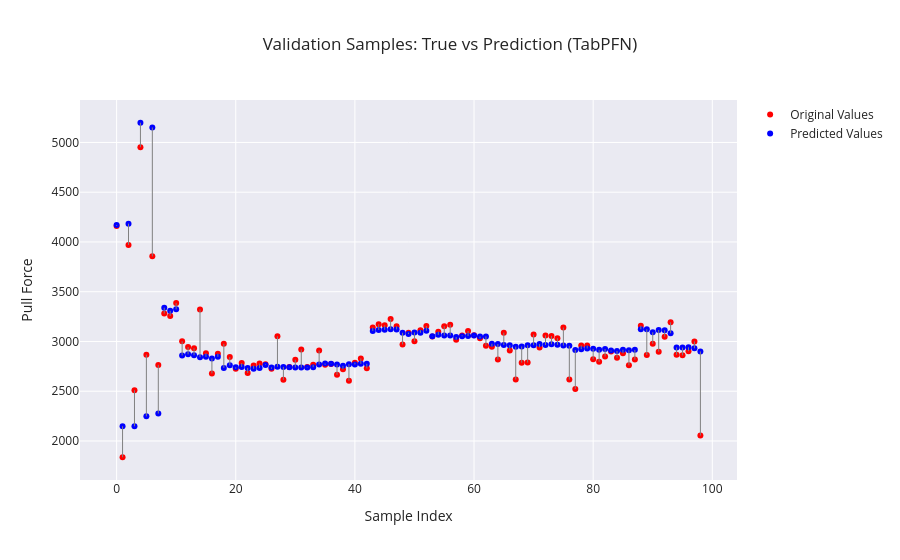

Notebook cell for this chart:
### Markdown cell above
# Check Validation Data

### Code cell
# Convert to numpy arrays (if not already)
true_vals = np.array(y_dev).ravel()
pred_vals = np.array(predictions).ravel()

# Sample index for plotting
sample_idx = np.arange(len(true_vals))

# Plot
fig = go.Figure()

fig.add_trace(go.Scatter(
    x=sample_idx, y=true_vals, mode="markers",
    name="Original Values", marker=dict(color="red", size=6)
))

fig.add_trace(go.Scatter(
    x=sample_idx, y=pred_vals, mode="markers",
    name="Predicted Values", marker=dict(color="blue", size=6)
))

# Connecting lines (one per sample) 
for i in range(len(sample_idx)): 
    fig.add_trace(go.Scatter( 
        x=[sample_idx[i], sample_idx[i]], 
        y=[true_vals[i], pred_vals[i]], 
        mode="lines", 
        line=dict(color="gray", width=1), 
        showlegend=False
    ))

fig.update_layout(
    title="Validation Samples: True vs Prediction (TabPFN)",
    xaxis_title="Sample Index",
    yaxis_title="Pull Force",
    template="seaborn"
)

fig.write_html("Graphs/TabPFN_Evaltrue.html")
fig.show()

### Figure 1 — Plotly figure (JSON) as saved in the notebook; plotly's stock layout.template omitted (floating-point values rounded to 4 significant figures)
{"data": [{"marker": {"color": "red", "size": 6}, "mode": "markers", "name": "Original Values", "type": "scatter", "x": [0, 1, 2, 3, 4, 5, 6, 7, 8, 9, 10, 11, 12, 13, 14, 15, 16, 17, 18, 19, 20, 21, 22, 23, 24, 25, 26, 27, 28, 29, 30, 31, 32, 33, 34, 35, 36, 37, 38, 39, 40, 41, 42, 43, 44, 45, 46, 47, 48, 49, 50, 51, 52, 53, 54, 55, 56, 57, 58, 59, 60, 61, 62, 63, 64, 65, 66, 67, 68, 69, 70, 71, 72, 73, 74, 75, 76, 77, 78, 79, 80, 81, 82, 83, 84, 85, 86, 87, 88, 89, 90, 91, 92, 93, 94, 95, 96, 97, 98], "y": [4161.0, 1836.0, 3970.0, 2510.0, 4952.0, 2867.0, 3856.0, 2764.0, 3281.0, 3256.0, 3385.0, 3002.0, 2944.0, 2932.0, 3321.0, 2882.0, 2679.0, 2877.0, 2976.0, 2843.0, 2727.0, 2784.0, 2683.0, 2758.0, 2778.0, 2770.0, 2726.0, 3052.0, 2614.0, 2744.0, 2816.0, 2919.0, 2744.0, 2765.0, 2909.0, 2766.0, 2775.0, 2665.0, 2720.0, 2604.0, 2787.0, 2830.0, 2730.0, 3141.0, 3173.0, 3163.0, 3227.0, 3152.0, 2970.0, 3089.0, 3002.0, 3113.0, 3156.0, 3051.0, 3099.0, 3153.0, 3169.0, 3017.0, 3061.0, 3105.0, 3062.0, 3031.0, 2956.0, 2948.0, 2818.0, 3089.0, 2910.0, 2617.0, 2787.0, 2788.0, 3070.0, 2940.0, 3061.0, 3054.0, 3033.0, 3139.0, 2617.0, 2522.0, 2961.0, 2958.0, 2821.0, 2796.0, 2849.0, 2899.0, 2837.0, 2880.0, 2760.0, 2818.0, 3159.0, 2864.0, 2977.0, 2898.0, 3048.0, 3193.0, 2866.0, 2861.0, 2903.0, 3001.0, 2054.0]}, {"marker": {"color": "blue", "size": 6}, "mode": "markers", "name": "Predicted Values", "type": "scatter", "x": [0, 1, 2, 3, 4, 5, 6, 7, 8, 9, 10, 11, 12, 13, 14, 15, 16, 17, 18, 19, 20, 21, 22, 23, 24, 25, 26, 27, 28, 29, 30, 31, 32, 33, 34, 35, 36, 37, 38, 39, 40, 41, 42, 43, 44, 45, 46, 47, 48, 49, 50, 51, 52, 53, 54, 55, 56, 57, 58, 59, 60, 61, 62, 63, 64, 65, 66, 67, 68, 69, 70, 71, 72, 73, 74, 75, 76, 77, 78, 79, 80, 81, 82, 83, 84, 85, 86, 87, 88, 89, 90, 91, 92, 93, 94, 95, 96, 97, 98], "y": [4171.0, 2148.0, 4184.0, 2148.0, 5198.0, 2248.0, 5151.0, 2276.0, 3339.0, 3307.0, 3323.0, 2860.0, 2871.0, 2862.0, 2842.0, 2845.0, 2829.0, 2846.0, 2735.0, 2760.0, 2741.0, 2744.0, 2734.0, 2725.0, 2733.0, 2765.0, 2739.0, 2746.0, 2744.0, 2741.0, 2739.0, 2738.0, 2739.0, 2741.0, 2769.0, 2778.0, 2777.0, 2768.0, 2755.0, 2772.0, 2769.0, 2775.0, 2775.0, 3106.0, 3115.0, 3118.0, 3122.0, 3121.0, 3087.0, 3074.0, 3091.0, 3087.0, 3108.0, 3053.0, 3067.0, 3060.0, 3061.0, 3045.0, 3052.0, 3054.0, 3060.0, 3050.0, 3051.0, 2977.0, 2974.0, 2964.0, 2963.0, 2948.0, 2950.0, 2962.0, 2963.0, 2974.0, 2964.0, 2971.0, 2966.0, 2959.0, 2957.0, 2914.0, 2923.0, 2930.0, 2926.0, 2916.0, 2923.0, 2909.0, 2905.0, 2917.0, 2912.0, 2916.0, 3123.0, 3123.0, 3092.0, 3115.0, 3112.0, 3083.0, 2940.0, 2938.0, 2941.0, 2931.0, 2900.0]}, {"line": {"color": "gray", "width": 1}, "mode": "lines", "showlegend": false, "type": "scatter", "x": [0, 0], "y": [4161.0, 4171.0]}, {"line": {"color": "gray", "width": 1}, "mode": "lines", "showlegend": false, "type": "scatter", "x": [1, 1], "y": [1836.0, 2148.0]}, {"line": {"color": "gray", "width": 1}, "mode": "lines", "showlegend": false, "type": "scatter", "x": [2, 2], "y": [3970.0, 4184.0]}, {"line": {"color": "gray", "width": 1}, "mode": "lines", "showlegend": false, "type": "scatter", "x": [3, 3], "y": [2510.0, 2148.0]}, {"line": {"color": "gray", "width": 1}, "mode": "lines", "showlegend": false, "type": "scatter", "x": [4, 4], "y": [4952, 5198.0]}, {"line": {"color": "gray", "width": 1}, "mode": "lines", "showlegend": false, "type": "scatter", "x": [5, 5], "y": [2867.0, 2248.0]}, {"line": {"color": "gray", "width": 1}, "mode": "lines", "showlegend": false, "type": "scatter", "x": [6, 6], "y": [3856.0, 5151.0]}, {"line": {"color": "gray", "width": 1}, "mode": "lines", "showlegend": false, "type": "scatter", "x": [7, 7], "y": [2764.0, 2276.0]}, {"line": {"color": "gray", "width": 1}, "mode": "lines", "showlegend": false, "type": "scatter", "x": [8, 8], "y": [3281.0, 3339.0]}, {"line": {"color": "gray", "width": 1}, "mode": "lines", "showlegend": false, "type": "scatter", "x": [9, 9], "y": [3256.0, 3307.0]}, {"line": {"color": "gray", "width": 1}, "mode": "lines", "showlegend": false, "type": "scatter", "x": [10, 10], "y": [3385.0, 3323.0]}, {"line": {"color": "gray", "width": 1}, "mode": "lines", "showlegend": false, "type": "scatter", "x": [11, 11], "y": [3002.0, 2860.0]}, {"line": {"color": "gray", "width": 1}, "mode": "lines", "showlegend": false, "type": "scatter", "x": [12, 12], "y": [2944.0, 2871.0]}, {"line": {"color": "gray", "width": 1}, "mode": "lines", "showlegend": false, "type": "scatter", "x": [13, 13], "y": [2932.0, 2862.0]}, {"line": {"color": "gray", "width": 1}, "mode": "lines", "showlegend": false, "type": "scatter", "x": [14, 14], "y": [3321.0, 2842.0]}, {"line": {"color": "gray", "width": 1}, "mode": "lines", "showlegend": false, "type": "scatter", "x": [15, 15], "y": [2882.0, 2845.0]}, {"line": {"color": "gray", "width": 1}, "mode": "lines", "showlegend": false, "type": "scatter", "x": [16, 16], "y": [2679.0, 2829.0]}, {"line": {"color": "gray", "width": 1}, "mode": "lines", "showlegend": false, "type": "scatter", "x": [17, 17], "y": [2877.0, 2846.0]}, {"line": {"color": "gray", "width": 1}, "mode": "lines", "showlegend": false, "type": "scatter", "x": [18, 18], "y": [2976.0, 2735.0]}, {"line": {"color": "gray", "width": 1}, "mode": "lines", "showlegend": false, "type": "scatter", "x": [19, 19], "y": [2843.0, 2760.0]}, {"line": {"color": "gray", "width": 1}, "mode": "lines", "showlegend": false, "type": "scatter", "x": [20, 20], "y": [2727.0, 2741.0]}, {"line": {"color": "gray", "width": 1}, "mode": "lines", "showlegend": false, "type": "scatter", "x": [21, 21], "y": [2784.0, 2744.0]}, {"line": {"color": "gray", "width": 1}, "mode": "lines", "showlegend": false, "type": "scatter", "x": [22, 22], "y": [2683.0, 2734.0]}, {"line": {"color": "gray", "width": 1}, "mode": "lines", "showlegend": false, "type": "scatter", "x": [23, 23], "y": [2758.0, 2725.0]}, {"line": {"color": "gray", "width": 1}, "mode": "lines", "showlegend": false, "type": "scatter", "x": [24, 24], "y": [2778.0, 2733.0]}, {"line": {"color": "gray", "width": 1}, "mode": "lines", "showlegend": false, "type": "scatter", "x": [25, 25], "y": [2770, 2765.0]}, {"line": {"color": "gray", "width": 1}, "mode": "lines", "showlegend": false, "type": "scatter", "x": [26, 26], "y": [2726.0, 2739.0]}, {"line": {"color": "gray", "width": 1}, "mode": "lines", "showlegend": false, "type": "scatter", "x": [27, 27], "y": [3052.0, 2746.0]}, {"line": {"color": "gray", "width": 1}, "mode": "lines", "showlegend": false, "type": "scatter", "x": [28, 28], "y": [2614.0, 2744.0]}, {"line": {"color": "gray", "width": 1}, "mode": "lines", "showlegend": false, "type": "scatter", "x": [29, 29], "y": [2744.0, 2741.0]}, {"line": {"color": "gray", "width": 1}, "mode": "lines", "showlegend": false, "type": "scatter", "x": [30, 30], "y": [2816.0, 2739.0]}, {"line": {"color": "gray", "width": 1}, "mode": "lines", "showlegend": false, "type": "scatter", "x": [31, 31], "y": [2919.0, 2738.0]}, {"line": {"color": "gray", "width": 1}, "mode": "lines", "showlegend": false, "type": "scatter", "x": [32, 32], "y": [2744.0, 2739.0]}, {"line": {"color": "gray", "width": 1}, "mode": "lines", "showlegend": false, "type": "scatter", "x": [33, 33], "y": [2765, 2741.0]}, {"line": {"color": "gray", "width": 1}, "mode": "lines", "showlegend": false, "type": "scatter", "x": [34, 34], "y": [2909.0, 2769.0]}, {"line": {"color": "gray", "width": 1}, "mode": "lines", "showlegend": false, "type": "scatter", "x": [35, 35], "y": [2766.0, 2778.0]}, {"line": {"color": "gray", "width": 1}, "mode": "lines", "showlegend": false, "type": "scatter", "x": [36, 36], "y": [2775.0, 2777.0]}, {"line": {"color": "gray", "width": 1}, "mode": "lines", "showlegend": false, "type": "scatter", "x": [37, 37], "y": [2665.0, 2768.0]}, {"line": {"color": "gray", "width": 1}, "mode": "lines", "showlegend": false, "type": "scatter", "x": [38, 38], "y": [2720.0, 2755.0]}, {"line": {"color": "gray", "width": 1}, "mode": "lines", "showlegend": false, "type": "scatter", "x": [39, 39], "y": [2604.0, 2772.0]}, {"line": {"color": "gray", "width": 1}, "mode": "lines", "showlegend": false, "type": "scatter", "x": [40, 40], "y": [2787.0, 2769.0]}, {"line": {"color": "gray", "width": 1}, "mode": "lines", "showlegend": false, "type": "scatter", "x": [41, 41], "y": [2830.0, 2775.0]}, {"line": {"color": "gray", "width": 1}, "mode": "lines", "showlegend": false, "type": "scatter", "x": [42, 42], "y": [2730.0, 2775.0]}, {"line": {"color": "gray", "width": 1}, "mode": "lines", "showlegend": false, "type": "scatter", "x": [43, 43], "y": [3141.0, 3106.0]}, {"line": {"color": "gray", "width": 1}, "mode": "lines", "showlegend": false, "type": "scatter", "x": [44, 44], "y": [3173.0, 3115.0]}, {"line": {"color": "gray", "width": 1}, "mode": "lines", "showlegend": false, "type": "scatter", "x": [45, 45], "y": [3163.0, 3118.0]}, {"line": {"color": "gray", "width": 1}, "mode": "lines", "showlegend": false, "type": "scatter", "x": [46, 46], "y": [3227.0, 3122.0]}, {"line": {"color": "gray", "width": 1}, "mode": "lines", "showlegend": false, "type": "scatter", "x": [47, 47], "y": [3152, 3121.0]}, {"line": {"color": "gray", "width": 1}, "mode": "lines", "showlegend": false, "type": "scatter", "x": [48, 48], "y": [2970.0, 3087.0]}, {"line": {"color": "gray", "width": 1}, "mode": "lines", "showlegend": false, "type": "scatter", "x": [49, 49], "y": [3089.0, 3074.0]}, {"line": {"color": "gray", "width": 1}, "mode": "lines", "showlegend": false, "type": "scatter", "x": [50, 50], "y": [3002.0, 3091.0]}, {"line": {"color": "gray", "width": 1}, "mode": "lines", "showlegend": false, "type": "scatter", "x": [51, 51], "y": [3113.0, 3087.0]}, {"line": {"color": "gray", "width": 1}, "mode": "lines", "showlegend": false, "type": "scatter", "x": [52, 52], "y": [3156.0, 3108.0]}, {"line": {"color": "gray", "width": 1}, "mode": "lines", "showlegend": false, "type": "scatter", "x": [53, 53], "y": [3051.0, 3053.0]}, {"line": {"color": "gray", "width": 1}, "mode": "lines", "showlegend": false, "type": "scatter", "x": [54, 54], "y": [3099.0, 3067.0]}, {"line": {"color": "gray", "width": 1}, "mode": "lines", "showlegend": false, "type": "scatter", "x": [55, 55], "y": [3153.0, 3060.0]}, {"line": {"color": "gray", "width": 1}, "mode": "lines", "showlegend": false, "type": "scatter", "x": [56, 56], "y": [3169.0, 3061.0]}, {"line": {"color": "gray", "width": 1}, "mode": "lines", "showlegend": false, "type": "scatter", "x": [57, 57], "y": [3017.0, 3045.0]}, {"line": {"color": "gray", "width": 1}, "mode": "lines", "showlegend": false, "type": "scatter", "x": [58, 58], "y": [3061.0, 3052.0]}, {"line": {"color": "gray", "width": 1}, "mode": "lines", "showlegend": false, "type": "scatter", "x": [59, 59], "y": [3105.0, 3054.0]}, {"line": {"color": "gray", "width": 1}, "mode": "lines", "showlegend": false, "type": "scatter", "x": [60, 60], "y": [3062.0, 3060.0]}, {"line": {"color": "gray", "width": 1}, "mode": "lines", "showlegend": false, "type": "scatter", "x": [61, 61], "y": [3031.0, 3050.0]}, {"line": {"color": "gray", "width": 1}, "mode": "lines", "showlegend": false, "type": "scatter", "x": [62, 62], "y": [2956.0, 3051.0]}, {"line": {"color": "gray", "width": 1}, "mode": "lines", "showlegend": false, "type": "scatter", "x": [63, 63], "y": [2948, 2977.0]}, {"line": {"color": "gray", "width": 1}, "mode": "lines", "showlegend": false, "type": "scatter", "x": [64, 64], "y": [2818.0, 2974.0]}, {"line": {"color": "gray", "width": 1}, "mode": "lines", "showlegend": false, "type": "scatter", "x": [65, 65], "y": [3089.0, 2964.0]}, {"line": {"color": "gray", "width": 1}, "mode": "lines", "showlegend": false, "type": "scatter", "x": [66, 66], "y": [2910.0, 2963.0]}, {"line": {"color": "gray", "width": 1}, "mode": "lines", "showlegend": false, "type": "scatter", "x": [67, 67], "y": [2617.0, 2948.0]}, {"line": {"color": "gray", "width": 1}, "mode": "lines", "showlegend": false, "type": "scatter", "x": [68, 68], "y": [2787.0, 2950.0]}, {"line": {"color": "gray", "width": 1}, "mode": "lines", "showlegend": false, "type": "scatter", "x": [69, 69], "y": [2788.0, 2962.0]}, {"line": {"color": "gray", "width": 1}, "mode": "lines", "showlegend": false, "type": "scatter", "x": [70, 70], "y": [3070.0, 2963.0]}, {"line": {"color": "gray", "width": 1}, "mode": "lines", "showlegend": false, "type": "scatter", "x": [71, 71], "y": [2940.0, 2974.0]}, {"line": {"color": "gray", "width": 1}, "mode": "lines", "showlegend": false, "type": "scatter", "x": [72, 72], "y": [3061.0, 2964.0]}, {"line": {"color": "gray", "width": 1}, "mode": "lines", "showlegend": false, "type": "scatter", "x": [73, 73], "y": [3054.0, 2971.0]}, {"line": {"color": "gray", "width": 1}, "mode": "lines", "showlegend": false, "type": "scatter", "x": [74, 74], "y": [3033, 2966.0]}, {"line": {"color": "gray", "width": 1}, "mode": "lines", "showlegend": false, "type": "scatter", "x": [75, 75], "y": [3139.0, 2959.0]}, {"line": {"color": "gray", "width": 1}, "mode": "lines", "showlegend": false, "type": "scatter", "x": [76, 76], "y": [2617.0, 2957.0]}, {"line": {"color": "gray", "width": 1}, "mode": "lines", "showlegend": false, "type": "scatter", "x": [77, 77], "y": [2522.0, 2914.0]}, {"line": {"color": "gray", "width": 1}, "mode": "lines", "showlegend": false, "type": "scatter", "x": [78, 78], "y": [2961.0, 2923.0]}, {"line": {"color": "gray", "width": 1}, "mode": "lines", "showlegend": false, "type": "scatter", "x": [79, 79], "y": [2958.0, 2930.0]}, {"line": {"color": "gray", "width": 1}, "mode": "lines", "showlegend": false, "type": "scatter", "x": [80, 80], "y": [2821.0, 2926.0]}, {"line": {"color": "gray", "width": 1}, "mode": "lines", "showlegend": false, "type": "scatter", "x": [81, 81], "y": [2796.0, 2916.0]}, {"line": {"color": "gray", "width": 1}, "mode": "lines", "showlegend": false, "type": "scatter", "x": [82, 82], "y": [2849.0, 2923.0]}, {"line": {"color": "gray", "width": 1}, "mode": "lines", "showlegend": false, "type": "scatter", "x": [83, 83], "y": [2899, 2909.0]}, {"line": {"color": "gray", "width": 1}, "mode": "lines", "showlegend": false, "type": "scatter", "x": [84, 84], "y": [2837.0, 2905.0]}, {"line": {"color": "gray", "width": 1}, "mode": "lines", "showlegend": false, "type": "scatter", "x": [85, 85], "y": [2880.0, 2917.0]}, {"line": {"color": "gray", "width": 1}, "mode": "lines", "showlegend": false, "type": "scatter", "x": [86, 86], "y": [2760.0, 2912.0]}, {"line": {"color": "gray", "width": 1}, "mode": "lines", "showlegend": false, "type": "scatter", "x": [87, 87], "y": [2818.0, 2916.0]}, {"line": {"color": "gray", "width": 1}, "mode": "lines", "showlegend": false, "type": "scatter", "x": [88, 88], "y": [3159.0, 3123.0]}, {"line": {"color": "gray", "width": 1}, "mode": "lines", "showlegend": false, "type": "scatter", "x": [89, 89], "y": [2864.0, 3123.0]}, {"line": {"color": "gray", "width": 1}, "mode": "lines", "showlegend": false, "type": "scatter", "x": [90, 90], "y": [2977.0, 3092.0]}, {"line": {"color": "gray", "width": 1}, "mode": "lines", "showlegend": false, "type": "scatter", "x": [91, 91], "y": [2898.0, 3115.0]}, {"line": {"color": "gray", "width": 1}, "mode": "lines", "showlegend": false, "type": "scatter", "x": [92, 92], "y": [3048.0, 3112.0]}, {"line": {"color": "gray", "width": 1}, "mode": "lines", "showlegend": false, "type": "scatter", "x": [93, 93], "y": [3193.0, 3083.0]}, {"line": {"color": "gray", "width": 1}, "mode": "lines", "showlegend": false, "type": "scatter", "x": [94, 94], "y": [2866.0, 2940.0]}, {"line": {"color": "gray", "width": 1}, "mode": "lines", "showlegend": false, "type": "scatter", "x": [95, 95], "y": [2861.0, 2938.0]}, {"line": {"color": "gray", "width": 1}, "mode": "lines", "showlegend": false, "type": "scatter", "x": [96, 96], "y": [2903.0, 2941.0]}, {"line": {"color": "gray", "width": 1}, "mode": "lines", "showlegend": false, "type": "scatter", "x": [97, 97], "y": [3001.0, 2931.0]}, {"line": {"color": "gray", "width": 1}, "mode": "lines", "showlegend": false, "type": "scatter", "x": [98, 98], "y": [2054.0, 2900.0]}], "layout": {"title": {"text": "Validation Samples: True vs Prediction (TabPFN)"}, "xaxis": {"title": {"text": "Sample Index"}}, "yaxis": {"title": {"text": "Pull Force"}}}}
